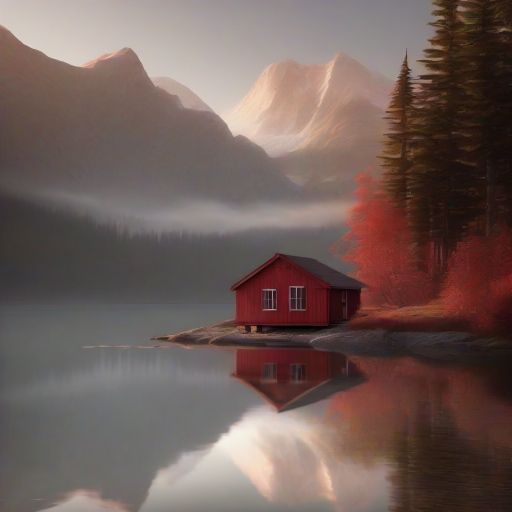
#> input picture 02_layout_control/outputs/layout_guidance/baseline_seed42.png, 1024 x 1024 px (shown at 1/2 size); the run also reads 1 picture not shown here
$ python 12_image_difference_probe.py
#> lines starting #> are read from the running program, lines starting #| are printed output that depends on the picture; long printed decimals are rounded
"""Numerically compare the already-saved baseline and controlled layout-guidance images."""

from pathlib import Path

import numpy as np
from PIL import Image


OUTPUT_DIR = Path(__file__).resolve().parent / "outputs" / "layout_guidance"
BASELINE_PATH = OUTPUT_DIR / "baseline_seed42.png"
CONTROLLED_PATH = OUTPUT_DIR / "controlled_seed42.png"
DIFFERENCE_PATH = OUTPUT_DIR / "amplified_difference.png"

if not BASELINE_PATH.is_file() or not CONTROLLED_PATH.is_file():
    raise FileNotFoundError("Expected baseline_seed42.png and controlled_seed42.png in layout_guidance outputs.")

baseline_image = Image.open(BASELINE_PATH).convert("RGB")
#> baseline_image is the input picture: PIL image 1024x1024 RGB; mean R, G, B 112.3, 93.7, 88.9
controlled_image = Image.open(CONTROLLED_PATH).convert("RGB")
if baseline_image.size != controlled_image.size:
    raise RuntimeError(f"Image dimensions differ: {baseline_image.size} vs {controlled_image.size}")

baseline = np.asarray(baseline_image, dtype=np.int16)
controlled = np.asarray(controlled_image, dtype=np.int16)
absolute_difference = np.abs(controlled - baseline)
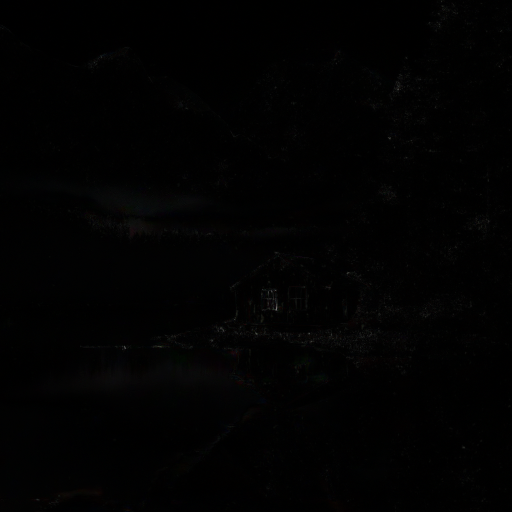
#> absolute_difference: shape (1024, 1024, 3) int16 (shown at 1/2 size); mean R, G, B 0.7, 0.6, 0.6; drawn with min black and max white
pixel_difference_mask = np.any(absolute_difference != 0, axis=-1)
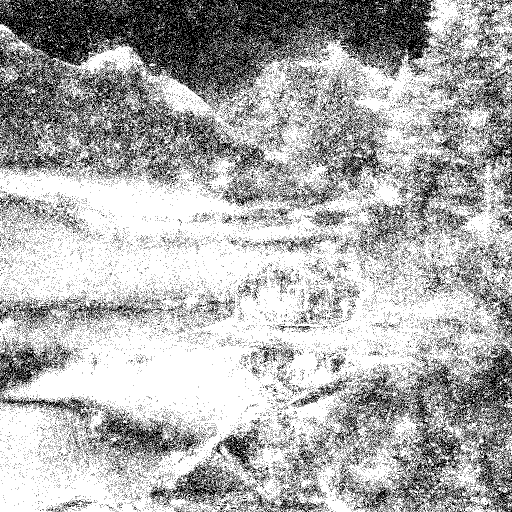
#> pixel_difference_mask: shape (1024, 1024) bool (shown at 1/2 size); 68.6% white; black in thin lines or dots

# Display-only image: per-channel absolute differences rescaled to the full 8-bit range.
# The original, unscaled absolute_difference tensor is used for every metric above.
max_difference = int(absolute_difference.max())
#> max_difference = 90
if max_difference == 0:
    amplified = np.zeros_like(absolute_difference, dtype=np.uint8)
else:
    amplified = np.rint(absolute_difference.astype(np.float32) * (255.0 / max_difference)).astype(np.uint8)
Image.fromarray(amplified, mode="RGB").save(DIFFERENCE_PATH)

print("[1] Existing image difference probe")
print(f"baseline size: {baseline_image.size}")
#| baseline size: (1024, 1024)
print(f"controlled size: {controlled_image.size}")
#| controlled size: (1024, 1024)
print(f"pixelwise exactly identical: {bool(np.array_equal(baseline, controlled))}")
#| pixelwise exactly identical: False
print(f"mean absolute pixel difference: {absolute_difference.mean():.8f}")
#| mean absolute pixel difference: 0.6444
print(f"max absolute pixel difference: {max_difference}")
#| max absolute pixel difference: 90
print(f"RMSE: {np.sqrt(np.mean((controlled - baseline).astype(np.float64) ** 2)):.8f}")
#| RMSE: 1.249
print(f"different pixel ratio: {pixel_difference_mask.mean():.8f}")
#| different pixel ratio: 0.6865
print(f"amplified display-only difference: {DIFFERENCE_PATH}")
